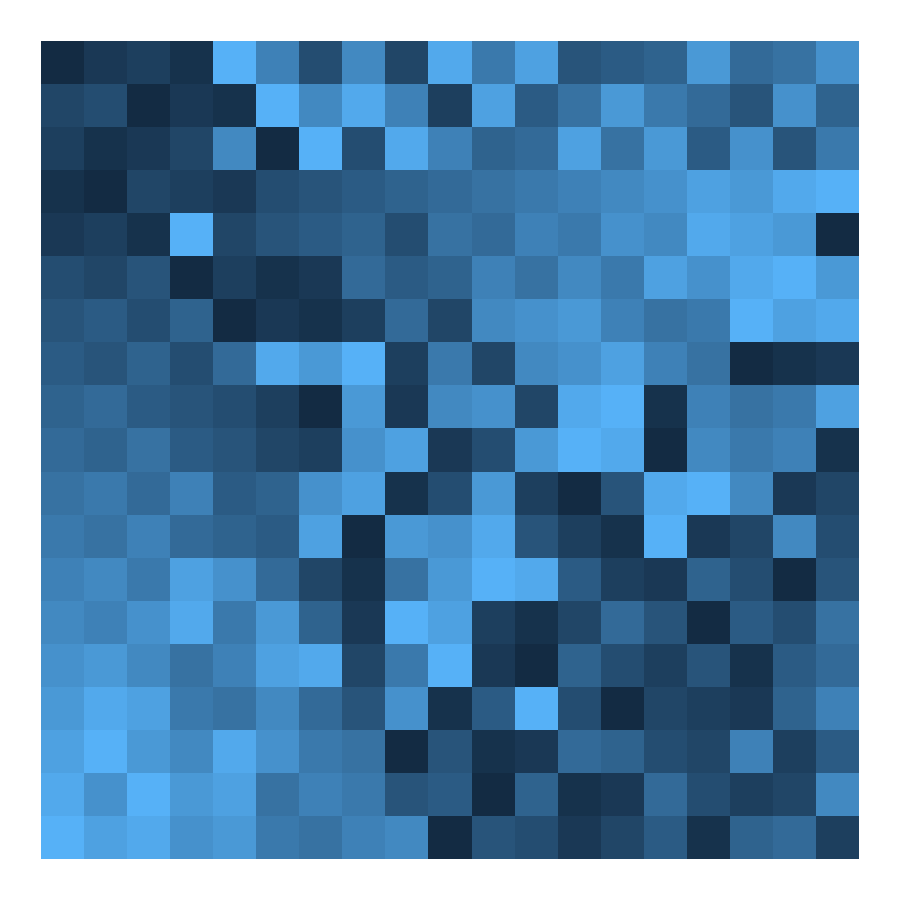

Write R code to recreate this figure.
library(igraph)
library(tidygraph)
library(tidyverse)

list.files("R", full.names = TRUE) %>% walk(source)

expand_grid(row = 1:3, column = 1:4) %>%
  mutate(
    symbol = c(1, 3, 4, 2, 5, 6, 1, 3, 4, 2, 3, 5)
  ) %>%
  add_cols(5:19, 19) %>%
  add_rows(4:19) %>%
  mutate(
    original = case_when(
      row <= 3 & column <= 4 ~ TRUE,
      TRUE ~ FALSE
    )
  ) %>%
  ggplot(aes(column, row)) +
  geom_tile(aes(fill = symbol)) +
  geom_text(data = . %>% filter(original), aes(label = symbol), size = 3, colour = "red") +
  geom_text(data = . %>% filter(!original), aes(label = symbol), size = 2, colour = "white") +
  scale_y_reverse() +
  coord_fixed() +
  theme_void() +
  theme(
    legend.position  = "none",
  )

ggsave("19x19_ryser.png", width = 3, height = 3)
